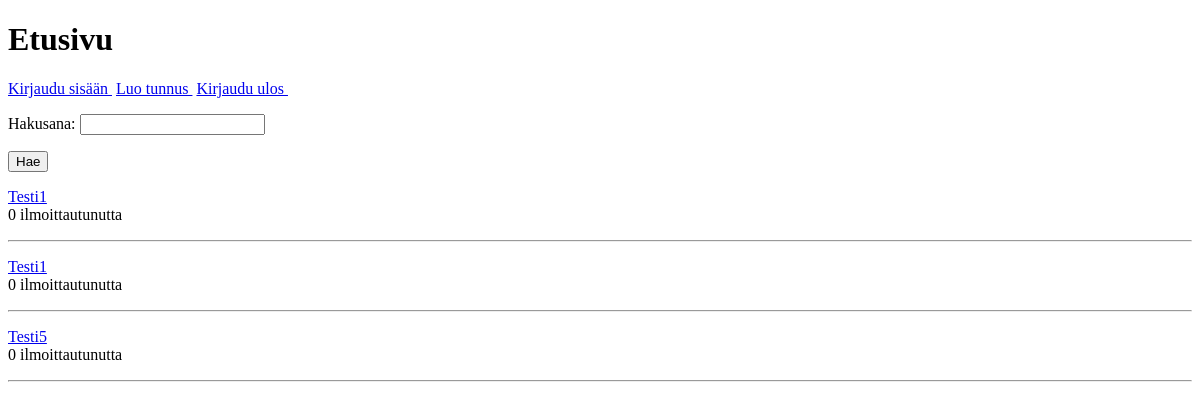
Before: / with the older database file.
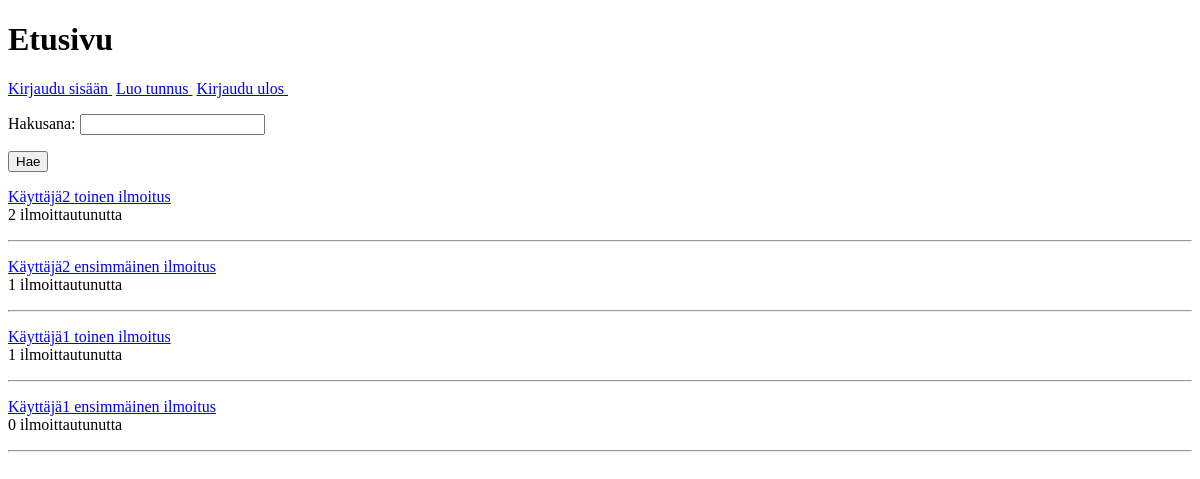
After: the same page with the newer database file.
### tables this page shows
CREATE TABLE notices (id INTEGER PRIMARY KEY, title TEXT, content TEXT, user_id INTEGER REFERENCES users);

### app.py (the view)
@app.route("/")
def index():
    notices = forum.get_notices()
    return render_template("frontpage.html", notices=notices)

### db.py (called while the page is built)
def get_db_connection():
    connection = sqlite3.connect('database.db')
    connection.row_factory = sqlite3.Row
    return connection

### forum.py (called while the page is built)
def get_notices():
    connection = get_db_connection()
    sql = """SELECT n.id, n.title, COUNT(s.id) total
            FROM notices n
            LEFT JOIN signings s ON n.id = s.notice_id
            GROUP BY n.id
            ORDER BY n.id DESC"""
    notices = connection.execute(sql).fetchall()
    connection.close()
    return notices

### templates/frontpage.html (shortened to what this page needs)
<!DOCTYPE html>
<html>
<head>
</head>
<body>
 <h1>Etusivu</h1>
 <p>
   <a href="/login">Kirjaudu sisään <a/> &zwnj;
   <a href="/register">Luo tunnus <a/> &zwnj;
   <a href="/logout">Kirjaudu ulos <a/> &zwnj;
 <p>
  <form action="/search" method="get">
    <p>
      Hakusana:
      {% if query %}
      <input type="text" name="query" value="{{ query }}" />
      {% else %}
      <input type="text" name="query" />
      {% endif %}
    </p>
    <input type="submit" value="Hae" />
  </form>
 {% for notice in notices %}
  <p>
    <a href="/notice/{{ notice.id }}">{{ notice.title }}</a>
    <br />
    {{ notice.total }} ilmoittautunutta
  </p>
  <hr />
  {% endfor %}
<body>

Changed rows visible on the page:
removed notices: title "Testi1", total "0"
removed notices: title "Testi1", total "0"
removed notices: title "Testi5", total "0"
added notices: title "Käyttäjä2 toinen ilmoitus", total "2"
added notices: title "Käyttäjä2 ensimmäinen ilmoitus", total "1"
added notices: title "Käyttäjä1 toinen ilmoitus", total "1"
added notices: title "Käyttäjä1 ensimmäinen ilmoitus", total "0"
